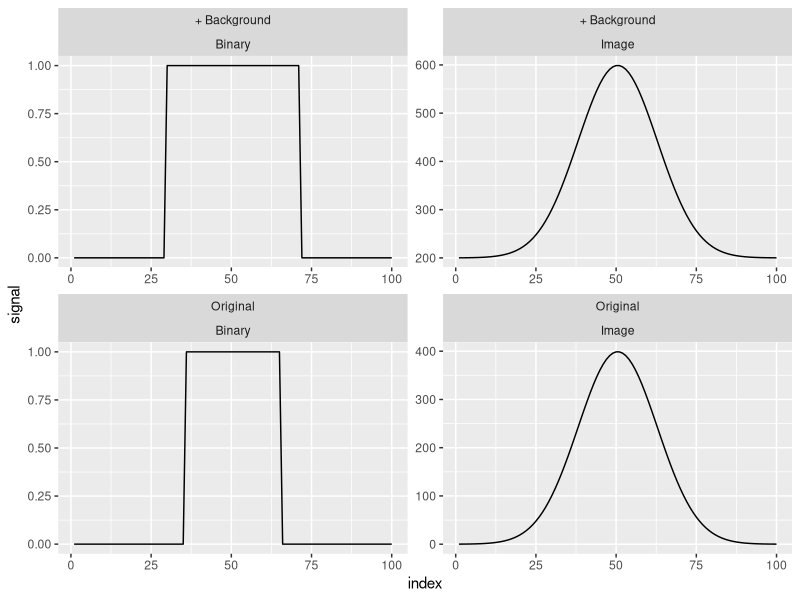

This figure's R source:
## ---- chunk 1
knitr::opts_chunk$set(echo = TRUE)
library(ggplot2)
## ---- chunk 2
x<- seq(-4, 4, length=100)
hx <- dnorm(x)*1000
signal= data.frame(signal=hx,index=seq(1,100), noise="Original")
signal_T=signal
signal_T$signal<- as.integer(signal$signal>=max(signal$signal)/2)
noisy<-data.frame(signal=hx+200,index=seq(1,100), noise="+ Background")
noisy_T=noisy
noisy_T$signal<- as.integer(noisy$signal>=max(noisy$signal)/2)
thresh<-data.frame(noise = c("Original", "+ Background"), hline = c(max(signal$signal)/2,max(noisy$signal)/2))
image<-rbind(signal,noisy)
image$binary="Image"
b_image<-rbind(signal_T,noisy_T)
b_image$binary="Binary"
data<-rbind(b_image,image)
# b_image

ggplot(data = data,aes(x=index, y=signal)) + geom_line()+facet_wrap(noise~binary,scales = "free")# + geom_hline(data= thresh,aes(yintercept=hline), linetype="dashed", color = "red")
